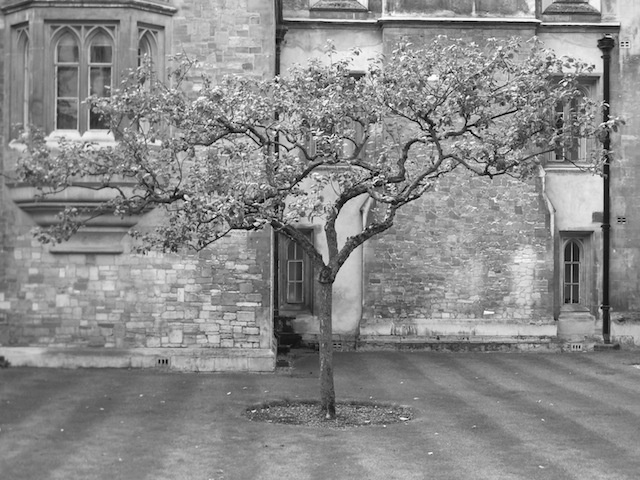
//> input picture 06/filter2D_2/apple_grayscale.jpg, 640 x 480 px
$ ./main   (built with g++ and OpenCV 4)
//> lines starting //> are read from the running program, lines starting //| are printed output that depends on the picture
#include <iostream>
#include <opencv2/opencv.hpp>

#define FILE_NAME "../apple_grayscale.jpg"

#define WINDOW_NAME_INPUT "input"
#define WINDOW_NAME_OUTPUT "output"

int main(int argc, char const *argv[])
{
    //1. グレースケールで画像を読み込む
    cv::Mat src_img = cv::imread(FILE_NAME, 0);
//> src_img is the input picture: 480 rows x 640 cols, CV_8UC1; min 0, max 255, mean 137.8

    if (src_img.empty())
    {
        std::cout << "画像が読み込めませんでした" << std::endl;
        return -1;
    }

    //2. 出力画像の宣言(処理4で自動的にメモリ確保される)
    cv::Mat dst_img;

    //3. フィルタの宣言と設計(入力と正規化)
    double filter_h[] = {-1., 0., 1.,
                         -2., 0., 2.,
                         -1., 0., 1.};
    //配列をフィルタ行列kernelに変換
    cv::Mat kernel(3, 3, CV_64F, filter_h);
    //正規化
    cv::normalize(kernel, kernel, 1.0, 0.0, cv::NORM_L1);
    //4. フィルタの計算
    //  cv::filter2D(src_img, dst_img, -1, kernel);
    cv::Mat tmp_img;    //一時的な画像
    cv::filter2D(src_img, tmp_img, CV_64F, kernel);
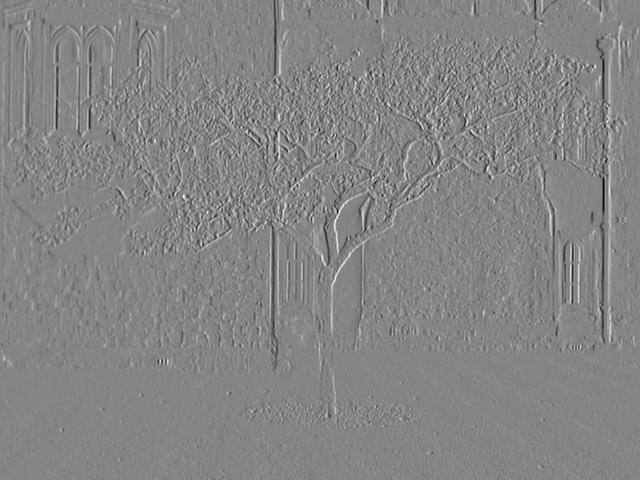
//> tmp_img: 480 rows x 640 cols, CV_64FC1; min -106.8, max 97.62, mean 0; drawn with min black and max white
    cv::convertScaleAbs(tmp_img, dst_img);
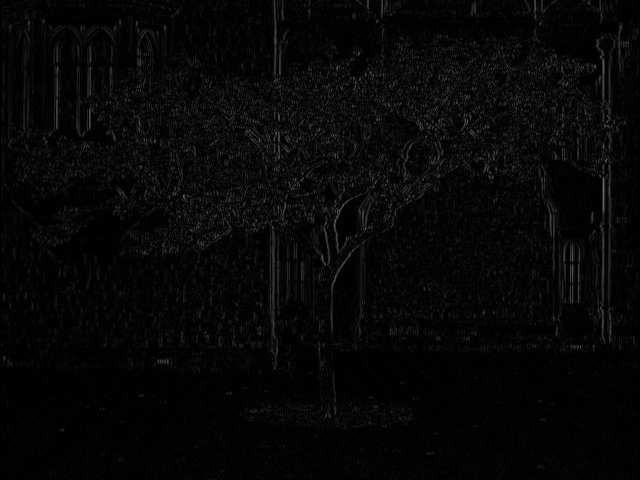
//> dst_img: 480 rows x 640 cols, CV_8UC1; min 0, max 107, mean 6.8
    //5. 出力
    cv::imshow(WINDOW_NAME_INPUT, src_img);
    cv::imshow(WINDOW_NAME_OUTPUT, dst_img);
    cv::waitKey(0);
    return 0;
}
